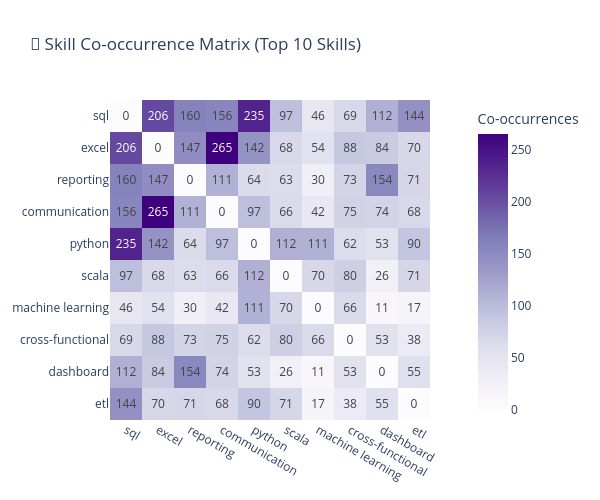

The code cell stored with this chart in its notebook:
### Code cell
# Skill Co-occurrence — What skills appear together?
from itertools import combinations

# Get top 10 skills for co-occurrence analysis
top_10_skills = skill_demand.head(10)['skill_name'].tolist()

# Build co-occurrence matrix
job_skill_names = (
    job_skills
    .merge(skills, on='skill_id')
    .query("skill_name in @top_10_skills")
    .groupby('job_id')['skill_name']
    .apply(set)
)

cooccurrence = pd.DataFrame(0, index=top_10_skills, columns=top_10_skills)
for skill_set in job_skill_names:
    for s1, s2 in combinations(skill_set, 2):
        if s1 in top_10_skills and s2 in top_10_skills:
            cooccurrence.loc[s1, s2] += 1
            cooccurrence.loc[s2, s1] += 1

fig = px.imshow(
    cooccurrence,
    text_auto=True,
    color_continuous_scale='Purples',
    title='🔗 Skill Co-occurrence Matrix (Top 10 Skills)',
    labels={'color': 'Co-occurrences'},
)
fig.update_layout(height=500, width=600)
fig.show()

### Figure 1 — Plotly figure (JSON) as saved in the notebook; plotly's stock layout.template omitted (floating-point values rounded to 4 significant figures)
{"data": [{"coloraxis": "coloraxis", "hovertemplate": "x: %{x}<br>y: %{y}<br>Co-occurrences: %{z}<extra></extra>", "name": "0", "texttemplate": "%{z}", "type": "heatmap", "x": ["sql", "excel", "reporting", "communication", "python", "scala", "machine learning", "cross-functional", "dashboard", "etl"], "xaxis": "x", "y": ["sql", "excel", "reporting", "communication", "python", "scala", "machine learning", "cross-functional", "dashboard", "etl"], "yaxis": "y", "z": [[0, 206, 160, 156, 235, 97, 46, 69, 112, 144], [206, 0, 147, 265, 142, 68, 54, 88, 84, 70], [160, 147, 0, 111, 64, 63, 30, 73, 154, 71], [156, 265, 111, 0, 97, 66, 42, 75, 74, 68], [235, 142, 64, 97, 0, 112, 111, 62, 53, 90], [97, 68, 63, 66, 112, 0, 70, 80, 26, 71], [46, 54, 30, 42, 111, 70, 0, 66, 11, 17], [69, 88, 73, 75, 62, 80, 66, 0, 53, 38], [112, 84, 154, 74, 53, 26, 11, 53, 0, 55], [144, 70, 71, 68, 90, 71, 17, 38, 55, 0]]}], "layout": {"coloraxis": {"colorbar": {"title": {"text": "Co-occurrences"}}, "colorscale": [[0.0, "rgb(252,251,253)"], [0.125, "rgb(239,237,245)"], [0.25, "rgb(218,218,235)"], [0.375, "rgb(188,189,220)"], [0.5, "rgb(158,154,200)"], [0.625, "rgb(128,125,186)"], [0.75, "rgb(106,81,163)"], [0.875, "rgb(84,39,143)"], [1.0, "rgb(63,0,125)"]]}, "height": 500, "title": {"text": "🔗 Skill Co-occurrence Matrix (Top 10 Skills)"}, "width": 600, "xaxis": {"anchor": "y", "constrain": "domain", "domain": [0.0, 1.0], "scaleanchor": "y"}, "yaxis": {"anchor": "x", "autorange": "reversed", "constrain": "domain", "domain": [0.0, 1.0]}}}
